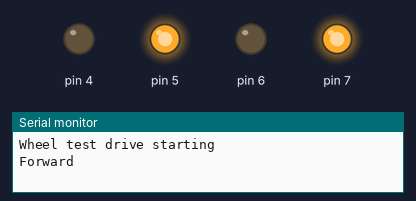
The sketch below on a simulated Arduino Uno, built with avr-gcc and run on an emulated ATmega328P. On the bench: output pins drawn as LEDs (lit = HIGH), the last lines printed to the serial monitor.

Above: at 3.5 s.
At 5.5 s:
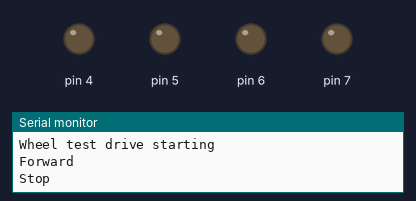
At 7.5 s:
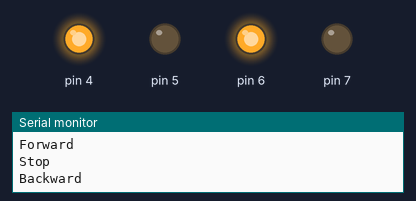
Timing chart, 0 to 12.4 s (numbered marks = the images above):
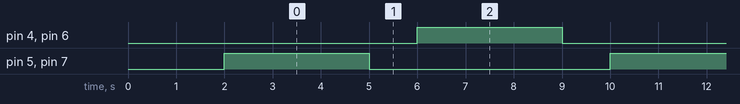

Measured:
- by itself, pin 4–7: alternates HIGH for 3.0 s and LOW for 5.0 s
- by itself, everything shown: repeats every 8.0 s, in 4 steps

The sketch:

WheelTestDrive.ino
```cpp
// Wheel test drive - based on the original Code.ino (same pins, same patterns)
// Runs all four wheels at the same time, by itself, no phone needed:
//   forward 3 s -> stop 1 s -> backward 3 s -> stop 1 s -> repeat
// Lift the wheels off the ground first.
// Open Tools > Serial Monitor at 9600 to see each step.

void setup() {
  Serial.begin(9600); // Start serial communication at 9600 baud rate

  // Set motor control pins as output
  pinMode(7, OUTPUT);
  pinMode(6, OUTPUT);
  pinMode(5, OUTPUT);
  pinMode(4, OUTPUT);

  Serial.println("Wheel test drive starting");
  delay(2000); // 2 s to get your hands clear
}

void loop() {
  // Move Forward - all four wheels (same as case 'F')
  Serial.println("Forward");
  digitalWrite(7, HIGH);
  digitalWrite(6, LOW);
  digitalWrite(5, HIGH);
  digitalWrite(4, LOW);
  delay(3000);

  // Stop (same as case 'S')
  Serial.println("Stop");
  digitalWrite(7, LOW);
  digitalWrite(6, LOW);
  digitalWrite(5, LOW);
  digitalWrite(4, LOW);
  delay(1000);

  // Move Backward - all four wheels (same as case 'B')
  Serial.println("Backward");
  digitalWrite(7, LOW);
  digitalWrite(6, HIGH);
  digitalWrite(5, LOW);
  digitalWrite(4, HIGH);
  delay(3000);

  // Stop (same as case 'S')
  Serial.println("Stop");
  digitalWrite(7, LOW);
  digitalWrite(6, LOW);
  digitalWrite(5, LOW);
  digitalWrite(4, LOW);
  delay(1000);
}
```
